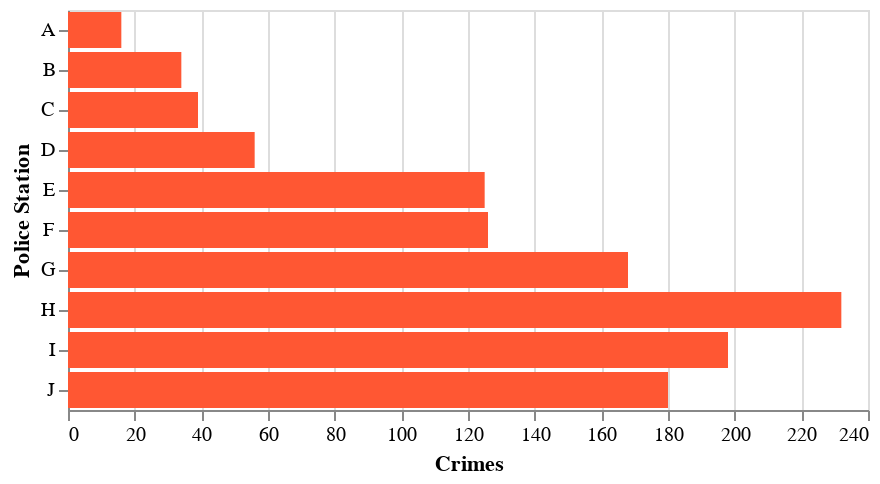

Notebook code cell kept with this figure:
### Code cell
alt.Chart(dfmap).mark_bar(color = '#FF5733').encode(
    alt.X('Crimes:Q', 
          aggregate = 'sum',
          title = 'Crimes'),
    alt.Y('Police:N', 
          title = 'Police Station')
)

### Figure 1 — Vega-Lite specification as saved in the notebook (floating-point values rounded to 4 significant figures; data arrays with more than 128 entries replaced by an {"elided": "..."} marker saying what was removed)
{"config": {"view": {"continuousWidth": 400, "continuousHeight": 300}}, "data": {"name": "data-6052f624ebc2325a17e5161eb50f39ff"}, "mark": {"type": "bar", "color": "#FF5733"}, "encoding": {"x": {"type": "quantitative", "aggregate": "sum", "field": "Crimes", "title": "Crimes"}, "y": {"type": "nominal", "field": "Police", "title": "Police Station"}}, "$schema": "https://vega.github.io/schema/vega-lite/v4.0.2.json", "datasets": {"data-6052f624ebc2325a17e5161eb50f39ff": {"elided": "199 records"}}}
